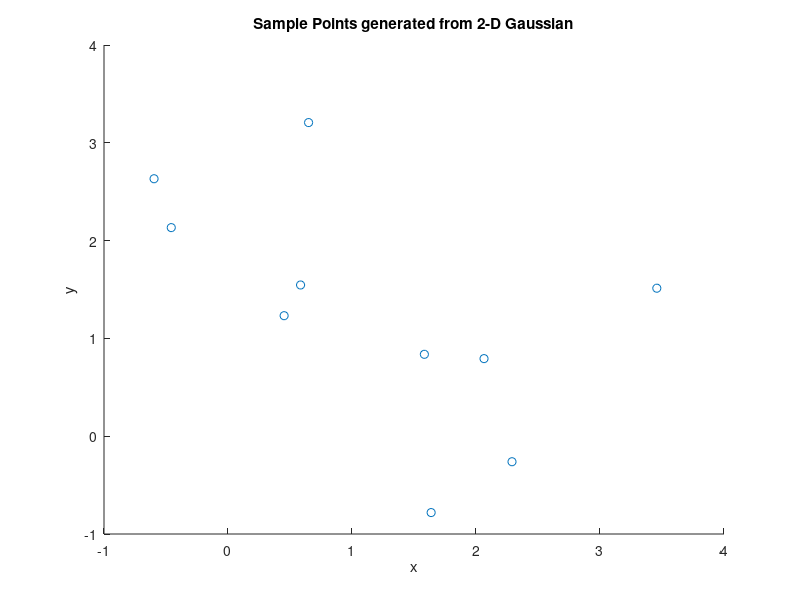
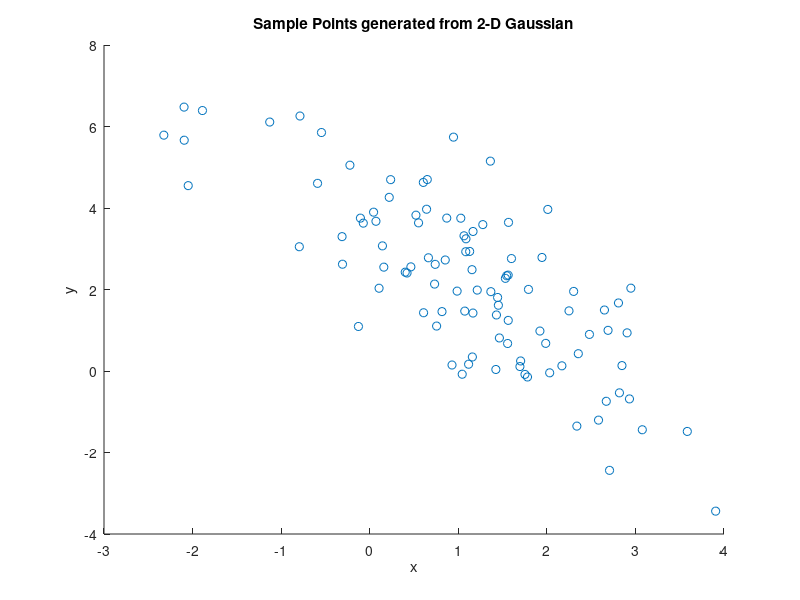
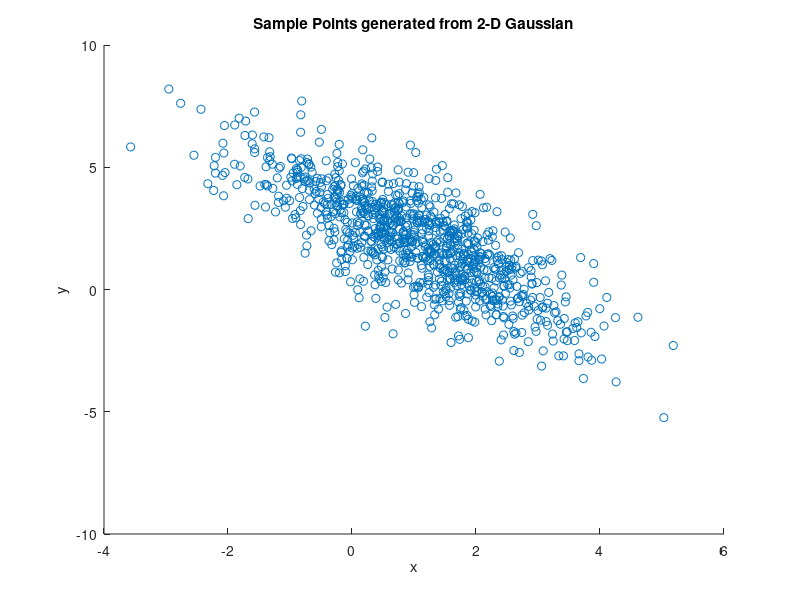
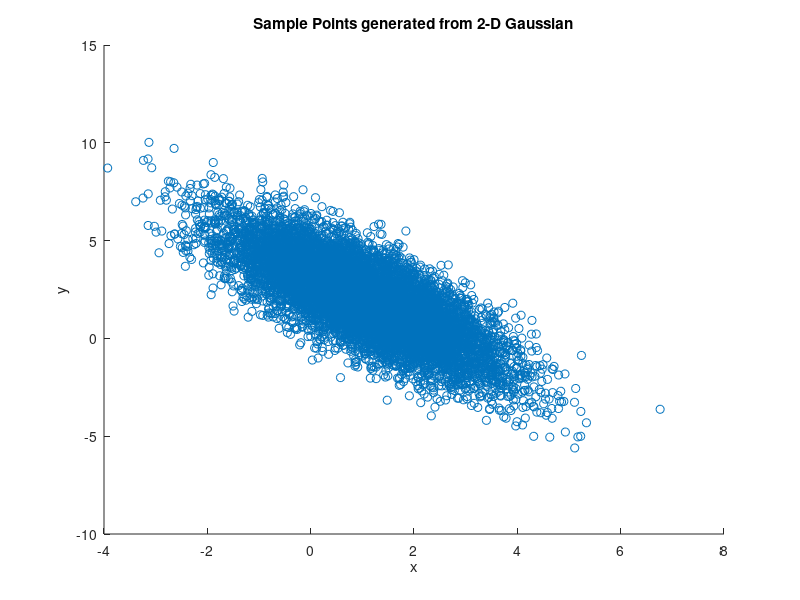

Recreate these plots in MATLAB, in order.
rng(1);         % using 1 as seed

CovMatrix = [1.6250 -1.9486;-1.9486 3.8750];       % Covariance matrix
mu = [1; 2];            % Mean vector

% Calculating A of CovMatrix  = AA^T
[EigenVector,EigenVal] = eig(CovMatrix);
P = realsqrt(EigenVal);
A = EigenVector*P;

for N = [10 100 1000 10000 100000]
    W = randn(2,N);         % Normal random numbers
    points = zeros(2,N);
    for i = 1:N
        points(:,i) = mu + A*W(:,i);
    end
    figure(i);
    scatter(points(1,:),points(2,:));
    xlabel('x')
    ylabel('y')
    title('Sample Points generated from 2-D Gaussian')
end
        